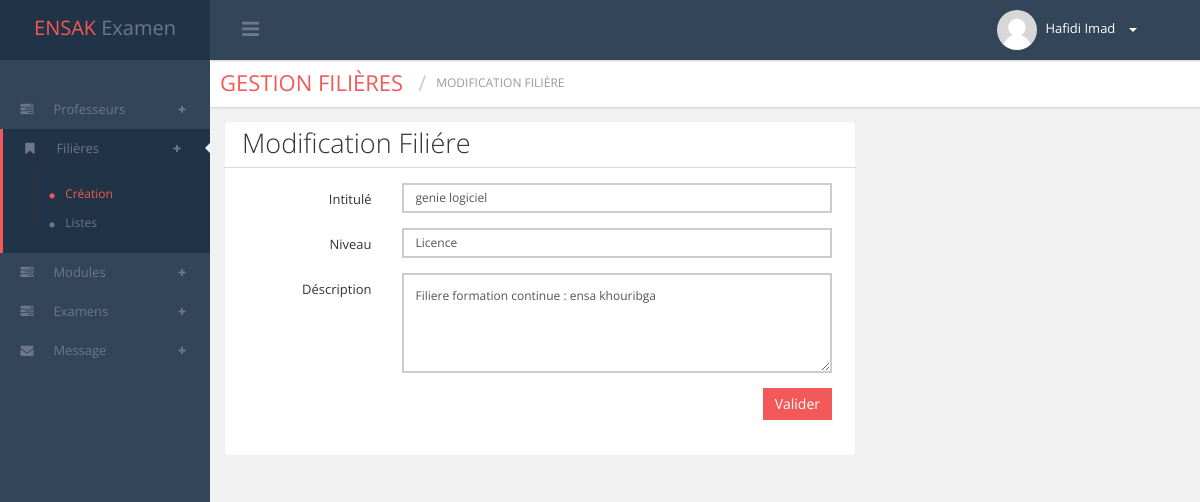
The app's page /controllers/admin/updateFiliere.controller.php?id_filiere=3 (signed in) with its own data.
### tables this page shows
CREATE TABLE IF NOT EXISTS `filieres` (
  `id` int(11) NOT NULL AUTO_INCREMENT,
  `intitule` varchar(100) NOT NULL,
  `niveau` varchar(50) NOT NULL,
  `nbrModule` int(10) NOT NULL,
  `description` varchar(1000) NOT NULL,
  PRIMARY KEY (`id`)
);

### controllers/admin/updateFiliere.controller.php (called while the page is built, shortened)
<?php
include_once '../../models/core.php';
include_once '../../models/admin/filiere.model.php';
$filieremodel = new filiereModel($BDD);
$filiere = $filieremodel->getFiliereById(empty($_GET['id_filiere']) ? $_POST['id_filiere'] : $_GET['id_filiere']);
include_once '../../layouts/admin/head.admin.php';
include_once '../../layouts/admin/menu.admin.php';
include_once '../../views/admin/updateFiliere.php';
include_once '../../layouts/admin/footer.admin.php';
?>

### models/admin/filiere.model.php (called while the page is built, shortened)
<?php
include_once '../../models/managers/filiere.manager.php';
class filiereModel
{
	private $filieremanager;
	public function __construct($BDD)
	{
		$this->filieremanager = new filiereManager($BDD);
	}
	public function getFiliereById($id_filiere)
	{
		return $this->filieremanager->getFiliereById($id_filiere);
	}
}
?>

### models/managers/filiere.manager.php (called while the page is built, shortened)
<?php
include_once '../../models/classes/filiere.classe.php';
class filiereManager
{
	private $db;
	public function __construct($BDD)
	{
		$this->db = $BDD;
	}
	public function getFiliereById($id_filiere)
	{
		$sql = "SELECT * FROM filieres WHERE id = $id_filiere";
		$qry = $this->db->prepare($sql);
		$qry->execute();
		$element = $qry->fetch(PDO::FETCH_ASSOC);
		if(empty($element))
			return null;
		else
			return new Filiere($element['id'],$element['intitule'],$element['niveau'],$element['nbrModule'],$element['description']);
	}
}
?>

### models/classes/filiere.classe.php (called while the page is built, shortened)
<?php
class Filiere
{
	private $intitule;
	private $niveau;
	private $description;
    public function getIntitule()
    {
        return $this->intitule;
    }
    public function setIntitule($intitule)
    {
        $this->intitule = $intitule;
    }
    public function getNiveau()
    {
        return $this->niveau;
    }
    public function setNiveau($niveau)
    {
        $this->niveau = $niveau;
    }
    public function getDescription()
    {
        return $this->description;
    }
    public function setDescription($description)
    {
        $this->description = $description;
    }
}
?>

### views/admin/updateFiliere.php (the view, shortened to what this page needs)
<div class="contentpanel">
  <div class="pull-left breadcrumb_admin clear_both">
    <div class="pull-left page_title theme_color">
      <h1>gestion filières</h1>
      <h2 class="">Modification filière</h2>
    </div>
  </div>
  <div class="container">
    <div class="row">
      <div class="col-md-8">
        <div class="block-web">
          <div class="header">
            <h3 class="content-header">Modification Filiére</h3>
          </div>
          <div class="porlets-content">
            <form action="updateFiliere.controller.php" class="form-horizontal row-border" method="POST">
              <div class="form-group">
                <label class="col-sm-3 control-label">Intitulé</label>
                <div class="col-sm-9">
                  <input type="text" name="intitule" class="form-control" value="<?php echo $filiere->getIntitule(); ?>">
                </div>
              </div>
              <div class="form-group">
                <label class="col-sm-3 control-label">Niveau</label>
                <div class="col-sm-9">
                  <input type="text" name="niveau" class="form-control" value="<?php echo $filiere->getNiveau(); ?>">
                </div>
              </div>
              <div class="form-group">
                <label class="col-sm-3 control-label">Déscription</label>
                <div class="col-sm-9">
                  <textarea name="description" class="form-control" ><?php echo $filiere->getDescription(); ?></textarea>
                </div>
              </div>
              <div class="form-group">
                <div class="col-sm-12">
                  <button type="submit" name="submit" class="btn btn-valider pull-right">Valider</button>
                </div>
              </div>
            </form>
          </div>
        </div>
      </div>
      <div class="col-lg-4">
      </div>
    </div>
  </div>
</div>

### public/css/main-style.css (style rules this page uses)
textarea { max-width: 100%; min-width: 100%; min-height: 100px; max-height: 200px; }
input { -webkit-transition: all 0.2s ease-out; -moz-transition: all 0.2s ease-out; -ms-transition: all 0.2s ease-out; -o-transition: all 0.2s ease-out; }
.btn { -webkit-transition: all 0.4s ease-out; -moz-transition: all 0.4s ease-out; -ms-transition: all 0.4s ease-out; -o-transition: all 0.4s ease-out; }
.btn-valider { border-radius: 0px; color: #ffffff; background-color: #f35958; }

### records on screen
filieres: intitule "genie logiciel", niveau "Licence", description "Filiere formation continue : ensa khouribga"

### other values on screen
$_SESSION['admin']["nom"] "Hafidi"
$_SESSION['admin']["prenom"] "Imad"
